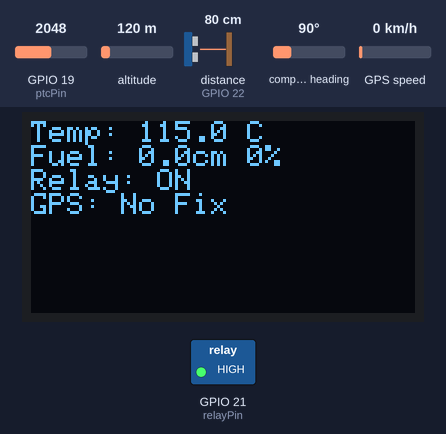
Recording of a sketch running on a simulated ESP32. Shown: 128×64 one-colour display, switched loads named in the sketch (green lamp = pin HIGH). Wiring (inferred from the names in the program): ultrasonic range finder: trigger GPIO 23; echo GPIO 22. Inputs (shaded band) come from the test bench; at power-on: distance to the obstacle (sensor on GPIO 22) 80 cm, GPIO 19 (ptcPin) = 2048, altitude 120 m, compass heading 90°, GPS speed 0 km/h. The echo pulse lasts 58.3 µs per cm; the GPS gets a fix after 3 s at 37.7749, -122.4194 with 8 satellites; pins used as bus, display or sensor lines are not drawn; what the sketch prints to the serial monitor is not drawn.

Above: at 2.7 s.
2.8 s: distance to the obstacle (sensor on GPIO 22) set to 2 cm
At 4.8 s:
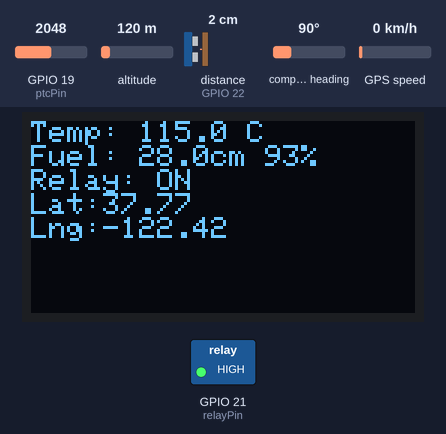
5.1 s: GPIO 19 (ptcPin) set to 1155
At 6.3 s:
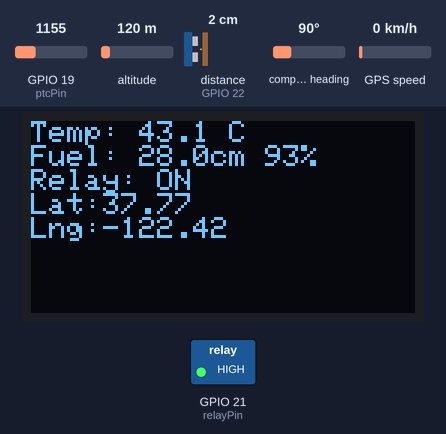
7.2 s: GPIO 19 (ptcPin) set to 1062
At 8.6 s:
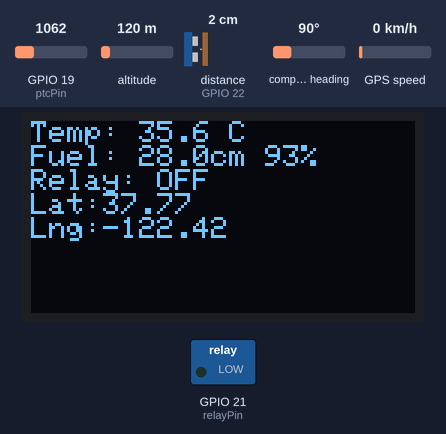
9.3 s: distance to the obstacle (sensor on GPIO 22) set to 23 cm
At 11.0 s:
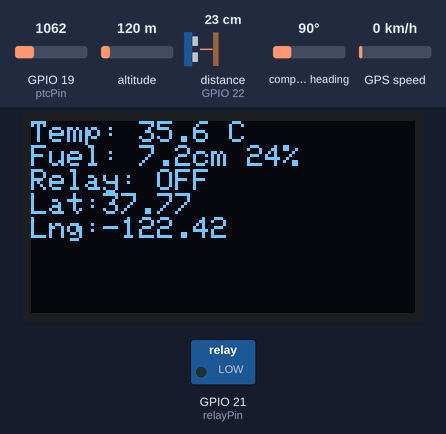
11.4 s: distance to the obstacle (sensor on GPIO 22) set to 27 cm
At 13.2 s:
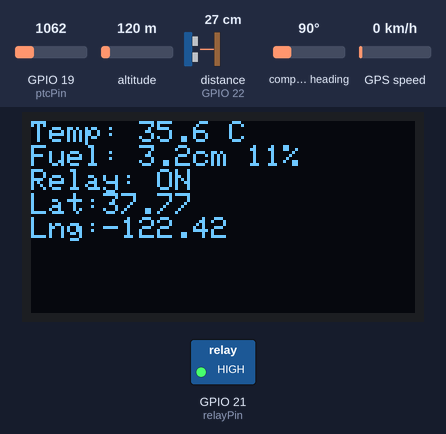
13.5 s: GPIO 19 (ptcPin) set to 1228
At 14.7 s:
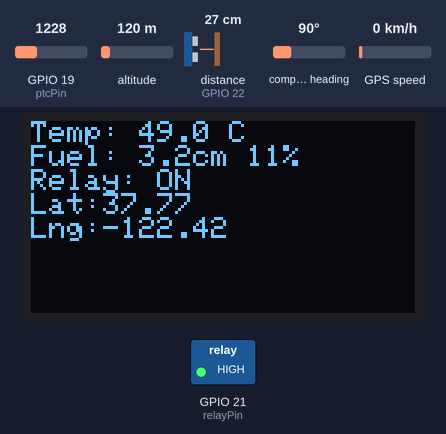
Timing chart, 0 to 16.5 s (numbered marks = the images above; inputs shaded):
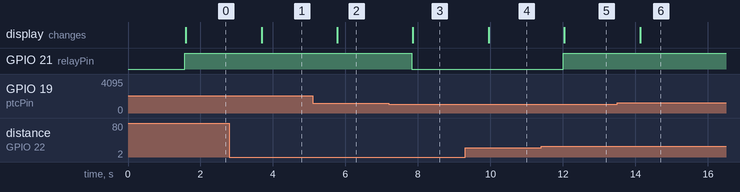

Measured:
- the behaviour switches between 1117 and 1116 on GPIO 19 (ptcPin) (found by bisection; images 2 and 3)
- the behaviour switches between 25 and 26 cm on distance to the obstacle (sensor on GPIO 22) (found by bisection; images 4 and 5)
- after the input at 2.8 s, the display: changes after 0.88 s (image 1)
- after the input at 5.1 s, the display: changes after 0.67 s (image 2)
- after the input at 7.2 s, GPIO 21 (relayPin): HIGH → LOW after 0.63 s; the display: changes after 0.66 s (image 3)
- after the input at 9.3 s, the display: changes after 0.65 s (image 4)
- after the input at 11.4 s, GPIO 21 (relayPin): LOW → HIGH after 0.61 s; the display: changes after 0.64 s (image 5)
- after the input at 13.5 s, the display: changes after 0.63 s (image 6)

The sketch:

esp32_genset_monitoring_1.ino
```cpp
#include <TinyGPSPlus.h>
#include <HardwareSerial.h>
#include <Wire.h>
#include <Adafruit_GFX.h>
#include <Adafruit_SSD1306.h>

// === OLED Settings ===
#define SCREEN_WIDTH 128
#define SCREEN_HEIGHT 64
#define OLED_RESET    -1
Adafruit_SSD1306 display(SCREEN_WIDTH, SCREEN_HEIGHT, &Wire, OLED_RESET);

// === Pin Definitions ===
const int ptcPin = 19;         // A19 - PTC Temp Sensor
const int relayPin = 21;       // Relay Output
const int trigPin = 23;        // Ultrasonic TRIG
const int echoPin = 22;        // Ultrasonic ECHO

// === Tank Parameters ===
const float TANK_HEIGHT_CM = 30.0;  // Adjust to your actual tank height

// === GPS Serial (UART2) ===
HardwareSerial GPSserial(2);   // UART2 for GPS
TinyGPSPlus gps;

void setup() {
  Serial.begin(115200);
  GPSserial.begin(9600, SERIAL_8N1, 16, 17); // GPS: RX=16, TX=17

  pinMode(ptcPin, INPUT);
  pinMode(trigPin, OUTPUT);
  pinMode(echoPin, INPUT);
  pinMode(relayPin, OUTPUT);
  digitalWrite(relayPin, LOW);

  // OLED Init
  if (!display.begin(SSD1306_SWITCHCAPVCC, 0x3C)) {
    Serial.println(F("SSD1306 allocation failed"));
    while (true);
  }
  display.clearDisplay();
  display.setTextColor(SSD1306_WHITE);
  display.setTextSize(1);
  display.setCursor(0, 0);
  display.println("Fuel Monitor Booting...");
  display.display();
  delay(1500);
}

// === Ultrasonic Read Function ===
float readUltrasonicCM() {
  digitalWrite(trigPin, LOW);
  delayMicroseconds(2);
  digitalWrite(trigPin, HIGH);
  delayMicroseconds(10);
  digitalWrite(trigPin, LOW);
  long duration = pulseIn(echoPin, HIGH, 30000); // 30 ms timeout
  float distance = duration * 0.034 / 2;
  return distance;
}

void loop() {
  // === Read Temperature ===
  int ptcRaw = analogRead(ptcPin);
  float voltage = ptcRaw * (3.3 / 4095.0);
  float temperature = (voltage - 0.5) * 100.0;

  // === Fuel Level from Ultrasonic ===
  float distance = readUltrasonicCM();
  float fuelLevel = TANK_HEIGHT_CM - distance;
  fuelLevel = constrain(fuelLevel, 0, TANK_HEIGHT_CM);

  // === Fuel Percentage ===
  float fuelPercent = (fuelLevel / TANK_HEIGHT_CM) * 100.0;
  String fuelStatus = (fuelLevel < 5.0) ? "LOW" : "OK";

  // === GPS Read ===
  while (GPSserial.available()) {
    gps.encode(GPSserial.read());
  }

  // === Relay Logic ===
  if (temperature > 40.0 || fuelLevel < 5.0) {
    digitalWrite(relayPin, HIGH);
  } else {
    digitalWrite(relayPin, LOW);
  }

  // === Serial Monitor Output ===
  Serial.print("Temp: ");
  Serial.print(temperature, 1);
  Serial.print("C | Fuel: ");
  Serial.print(fuelLevel, 1);
  Serial.print("cm (");
  Serial.print(fuelPercent, 0);
  Serial.print("%) | Status: ");
  Serial.print(fuelStatus);
  if (gps.location.isValid()) {
    Serial.print(" | GPS: ");
    Serial.print(gps.location.lat(), 6);
    Serial.print(", ");
    Serial.print(gps.location.lng(), 6);
  }
  Serial.print(" | Relay: ");
  Serial.println(digitalRead(relayPin) ? "ON" : "OFF");

  // === OLED Display Output ===
  display.clearDisplay();
  display.setCursor(0, 0);
  display.print("Temp: ");
  display.print(temperature, 1);
  display.println(" C");

  display.print("Fuel: ");
  display.print(fuelLevel, 1);
  display.print("cm ");
  display.print(fuelPercent, 0);
  display.println("%");

  display.print("Relay: ");
  display.println(digitalRead(relayPin) ? "ON" : "OFF");

  if (gps.location.isValid()) {
    display.print("Lat:");
    display.println(gps.location.lat(), 2);
    display.print("Lng:");
    display.println(gps.location.lng(), 2);
  } else {
    display.println("GPS: No Fix");
  }

  display.display();
  delay(1000);
}
```
